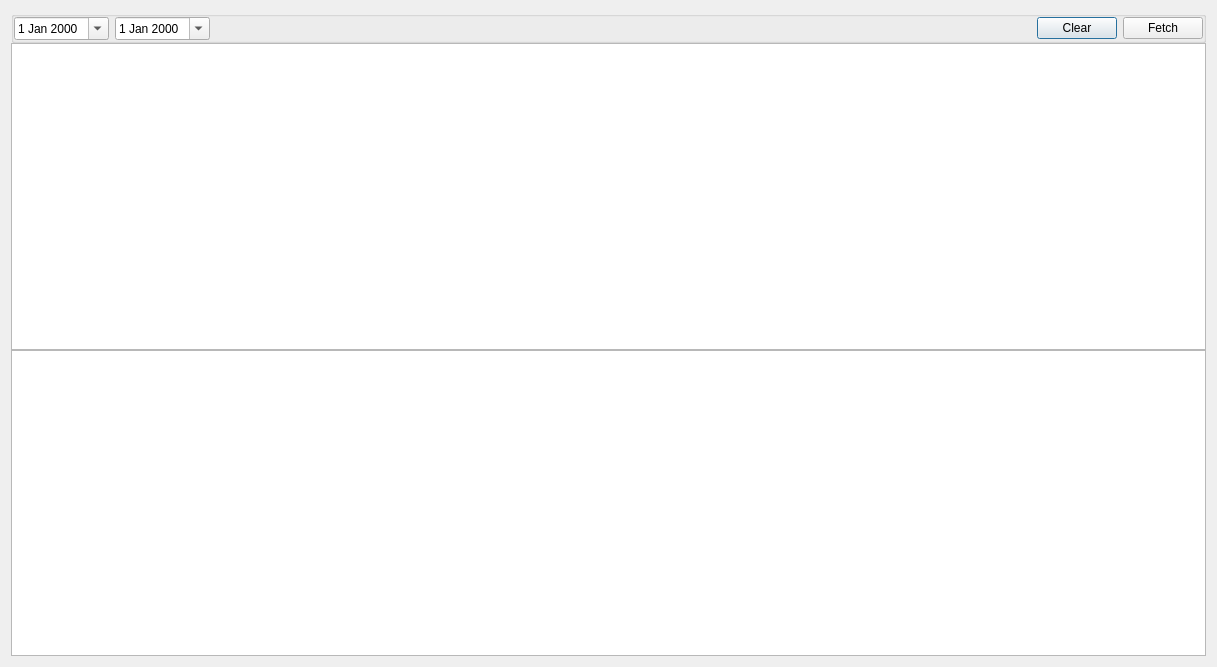
<?xml version="1.0" encoding="UTF-8"?>
<ui version="4.0">
 <class>AuditDialog</class>
 <widget class="QDialog" name="AuditDialog">
  <property name="geometry">
   <rect>
    <x>0</x>
    <y>0</y>
    <width>1217</width>
    <height>667</height>
   </rect>
  </property>
  <property name="windowTitle">
   <string>Audit</string>
  </property>
  <layout class="QGridLayout" name="gridLayout">
   <property name="spacing">
    <number>0</number>
   </property>
   <item row="2" column="0">
    <widget class="QTableView" name="tableViewData">
     <property name="frameShadow">
      <enum>QFrame::Shadow::Raised</enum>
     </property>
    </widget>
   </item>
   <item row="0" column="0">
    <widget class="QGroupBox" name="groupBoxView">
     <layout class="QHBoxLayout">
      <property name="leftMargin">
       <number>0</number>
      </property>
      <property name="topMargin">
       <number>0</number>
      </property>
      <property name="rightMargin">
       <number>0</number>
      </property>
      <property name="bottomMargin">
       <number>0</number>
      </property>
      <item>
       <widget class="DateEdit" name="dateEditStart">
        <property name="calendarPopup">
         <bool>true</bool>
        </property>
       </widget>
      </item>
      <item>
       <widget class="DateEdit" name="dateEditEnd">
        <property name="calendarPopup">
         <bool>true</bool>
        </property>
       </widget>
      </item>
      <item>
       <spacer name="horizontalSpacer">
        <property name="orientation">
         <enum>Qt::Orientation::Horizontal</enum>
        </property>
        <property name="sizeHint" stdset="0">
         <size>
          <width>678</width>
          <height>18</height>
         </size>
        </property>
       </spacer>
      </item>
      <item>
       <widget class="QPushButton" name="pBtnClear">
        <property name="text">
         <string>Clear</string>
        </property>
       </widget>
      </item>
      <item>
       <widget class="QPushButton" name="pBtnFetch">
        <property name="text">
         <string>Fetch</string>
        </property>
       </widget>
      </item>
     </layout>
    </widget>
   </item>
   <item row="1" column="0">
    <widget class="FilterTableView" name="tableViewFilter"/>
   </item>
  </layout>
 </widget>
 <customwidgets>
  <customwidget>
   <class>DateEdit</class>
   <extends>QDateEdit</extends>
   <header location="global">widget/dateedit.h</header>
  </customwidget>
  <customwidget>
   <class>FilterTableView</class>
   <extends>QTableView</extends>
   <header location="global">widget/filtertableview.h</header>
  </customwidget>
 </customwidgets>
 <tabstops>
  <tabstop>dateEditStart</tabstop>
  <tabstop>dateEditEnd</tabstop>
  <tabstop>tableViewData</tabstop>
 </tabstops>
 <resources/>
 <connections/>
</ui>
